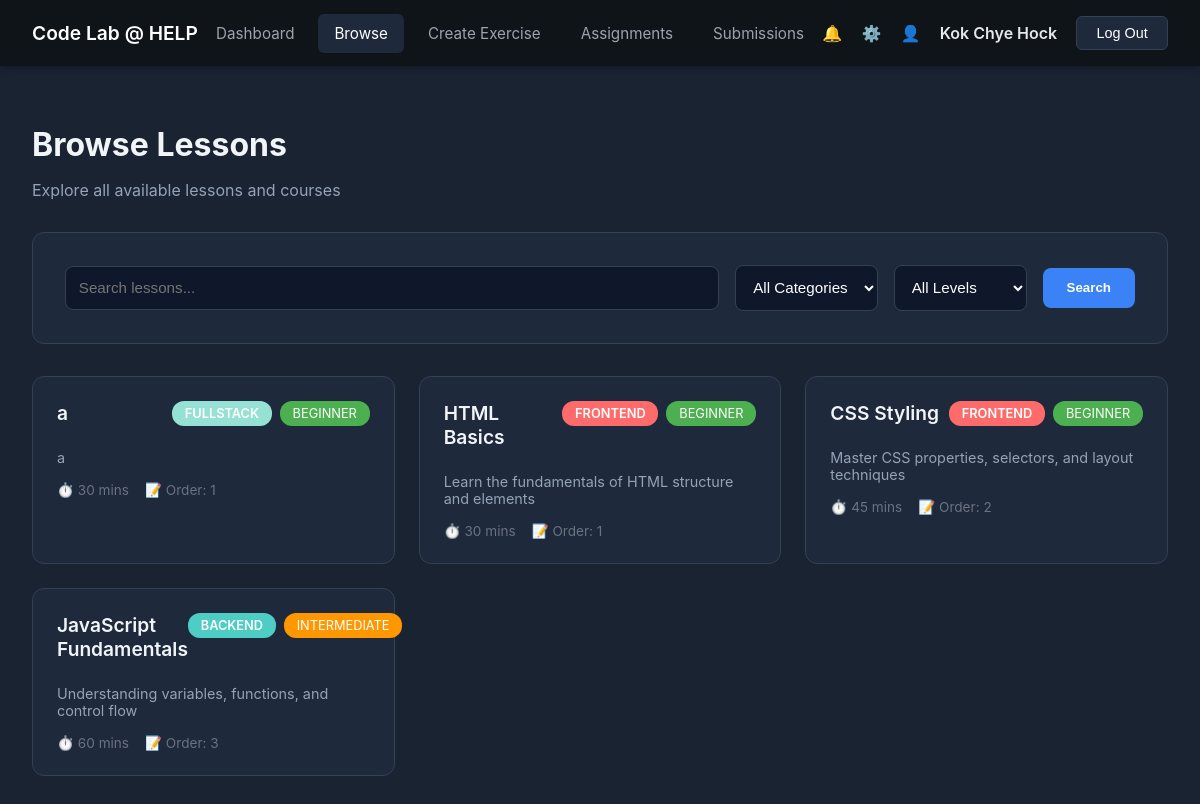
Page /PHP/instructor_lessons.php (signed in) on the committed database.
### tables this page shows
CREATE TABLE `lessons` (
  `id` int(10) UNSIGNED NOT NULL,
  `title` varchar(200) NOT NULL,
  `description` text DEFAULT NULL,
  `category` enum('frontend','backend','fullstack') NOT NULL,
  `difficulty` enum('beginner','intermediate','advanced') DEFAULT 'beginner',
  `content_type` enum('video','text','interactive') DEFAULT 'text',
  `duration_minutes` int(11) DEFAULT 0,
  `order_index` int(11) DEFAULT 0,
  `is_published` tinyint(1) DEFAULT 1,
  `created_by` int(10) UNSIGNED DEFAULT NULL,
  `created_at` timestamp NOT NULL DEFAULT current_timestamp(),
  `updated_at` timestamp NOT NULL DEFAULT current_timestamp() ON UPDATE current_timestamp()
);

### PHP/instructor_lessons.php (the view, shortened to what this page needs)
<?php
include 'db_connect.php';
$instructor_name = $_SESSION['full_name'];
$category_filter = isset($_GET['category']) ? $_GET['category'] : 'all';
$difficulty_filter = isset($_GET['difficulty']) ? $_GET['difficulty'] : 'all';
$search_term = isset($_GET['search']) ? trim($_GET['search']) : '';
$query = "SELECT * FROM lessons WHERE 1=1";
$query .= " ORDER BY order_index, created_at DESC";
$lessons = $conn->query($query);
?>
<!DOCTYPE html>
<html lang="en">
<head>
</head>
<body>
  <nav class="navbar">
    <div class="logo">
      <a href="instructorDashboard.php">Code Lab @ HELP</a>
    </div>
    <ul class="nav-links">
      <li><a href="instructorDashboard.php">Dashboard</a></li>
      <li><a href="instructor_lessons.php" class="active">Browse</a></li>
      <li><a href="instructor_create_exercise.php">Create Exercise</a></li>
      <li><a href="instructor_assignments.php">Assignments</a></li>
      <li><a href="instructor_submissions.php">Submissions</a></li>
    </ul>
    <div class="nav-icons">
      <span class="icon">🔔</span>
      <span class="icon">⚙️</span>
      <span class="icon">👤</span>
      <span class="username"><?php echo htmlspecialchars($instructor_name); ?></span>
      <button class="logout-btn" onclick="confirmLogout()">Log Out</button>
    </div>
  </nav>
  <div class="container">
    <div class="page-header">
      <h2>Browse Lessons</h2>
      <p>Explore all available lessons and courses</p>
    </div>
    <form method="GET" class="filters-box">
      <div class="filters-row">
        <input type="text" name="search" class="search-input"
               placeholder="Search lessons..."
               value="<?php echo htmlspecialchars($search_term); ?>">
        <select name="category" class="filter-select">
          <option value="all" <?php echo $category_filter === 'all' ? 'selected' : ''; ?>>All Categories</option>
        </select>
        <select name="difficulty" class="filter-select">
          <option value="all" <?php echo $difficulty_filter === 'all' ? 'selected' : ''; ?>>All Levels</option>
        </select>
        <button type="submit" class="btn-search">Search</button>
      </div>
    </form>
    <div class="lessons-grid">
      <?php if ($lessons->num_rows > 0): ?>
        <?php while ($lesson = $lessons->fetch_assoc()): ?>
          <div class="lesson-card" onclick="window.location.href='instructor_lesson_details.php?id=<?php echo $lesson['id']; ?>'">
            <div class="lesson-header">
              <div>
                <div class="lesson-title"><?php echo htmlspecialchars($lesson['title']); ?></div>
              </div>
              <div style="display: flex; gap: 0.5rem;">
                <span class="badge badge-<?php echo $lesson['category']; ?>">
                  <?php echo strtoupper($lesson['category']); ?>
                </span>
                <span class="difficulty difficulty-<?php echo $lesson['difficulty']; ?>">
                  <?php echo strtoupper($lesson['difficulty']); ?>
                </span>
              </div>
            </div>
            <div class="lesson-description">
              <?php echo htmlspecialchars($lesson['description'] ?? 'No description'); ?>
            </div>
            <div class="lesson-meta">
              <span>⏱️ <?php echo $lesson['duration_minutes']; ?> mins</span>
              <span>📝 Order: <?php echo $lesson['order_index']; ?></span>
            </div>
          </div>
        <?php endwhile; ?>
      <?php else: ?>
        <p style="color: #94a3b8; grid-column: 1 / -1; text-align: center; padding: 2rem;">
          No lessons found matching your filters.
        </p>
      <?php endif; ?>
    </div>
  </div>
</body>
</html>

### PHP/instructor_lessons.php (style rules this page uses)
* { box-sizing: border-box; }
body { margin: 0; font-family: -apple-system, BlinkMacSystemFont, 'Segoe UI', Roboto, sans-serif; background-color: #1a2332; color: #e4e7eb; }
.navbar { background-color: #0f1419; padding: 1rem 2rem; display: flex; justify-content: space-between; align-items: center; box-shadow: 0 2px 8px rgba(0,0,0,0.3); }
.logo { color: white; font-weight: 600; font-size: 1.2rem; }
.logo a { color: white; text-decoration: none; }
.nav-links { list-style: none; display: flex; gap: 0.5rem; margin: 0; padding: 0; }
.nav-links li a { color: #9ca3af; text-decoration: none; padding: 0.6rem 1rem; border-radius: 6px; transition: all 0.3s; font-size: 0.95rem; }
.nav-links li a:hover, .nav-links li a.active { background-color: #1e293b; color: white; }
.nav-icons { display: flex; align-items: center; gap: 1.2rem; }
.username { font-weight: 600; color: #e4e7eb; }
.logout-btn { background-color: #1e293b; color: white; border: 1px solid #334155; padding: 0.5rem 1.2rem; cursor: pointer; border-radius: 6px; font-size: 0.9rem; }
.container { max-width: 1400px; margin: 0 auto; padding: 2rem; }
.page-header { margin-bottom: 2rem; }
.page-header h2 { font-size: 2rem; margin-bottom: 0.5rem; color: #f1f5f9; }
.page-header p { color: #94a3b8; }
.filters-box { background-color: #1e293b; border-radius: 12px; padding: 2rem; margin-bottom: 2rem; border: 1px solid #334155; }
.filters-row { display: grid; grid-template-columns: 1fr auto auto auto; gap: 1rem; align-items: center; }
.search-input, .filter-select { padding: 0.8rem; border: 1px solid #334155; border-radius: 8px; background-color: #0f172a; color: white; font-size: 0.95rem; }
.btn-search { padding: 0.8rem 1.5rem; background-color: #3b82f6; color: white; border: none; border-radius: 8px; cursor: pointer; font-weight: 600; }
.lessons-grid { display: grid; grid-template-columns: repeat(auto-fill, minmax(350px, 1fr)); gap: 1.5rem; }
.lesson-card { background-color: #1e293b; border-radius: 12px; padding: 1.5rem; border: 1px solid #334155; transition: all 0.3s; cursor: pointer; }
.lesson-header { display: flex; justify-content: space-between; align-items: start; margin-bottom: 1rem; }
.lesson-title { font-size: 1.2rem; font-weight: 600; color: #f1f5f9; margin-bottom: 0.5rem; }
.lesson-description { color: #94a3b8; font-size: 0.9rem; margin-bottom: 1rem; }
.lesson-meta { display: flex; gap: 1rem; font-size: 0.85rem; color: #6b7280; }
.badge { padding: 0.3rem 0.8rem; border-radius: 12px; font-size: 0.8rem; font-weight: 600; }
.badge-frontend { background-color: #ff6b6b; color: white; }
.badge-backend { background-color: #4ecdc4; color: white; }
.badge-fullstack { background-color: #95e1d3; color: white; }
.difficulty { padding: 0.3rem 0.8rem; border-radius: 12px; font-size: 0.8rem; }
.difficulty-beginner { background-color: #4caf50; color: white; }
.difficulty-intermediate { background-color: #ff9800; color: white; }

### rows in the picture
lessons: title "a", category "FULLSTACK", difficulty "BEGINNER", description "a", duration_minutes "30", order_index "1"
lessons: title "HTML Basics", category "FRONTEND", difficulty "BEGINNER", description "Learn the fundamentals of HTML structure and elements", duration_minutes "30", order_index "1"
lessons: title "CSS Styling", category "FRONTEND", difficulty "BEGINNER", description "Master CSS properties, selectors, and layout techniques", duration_minutes "45", order_index "2"
lessons: title "JavaScript Fundamentals", category "BACKEND", difficulty "INTERMEDIATE", description "Understanding variables, functions, and control flow", duration_minutes "60", order_index "3"

### other values in the picture
$instructor_name "Kok Chye Hock"
